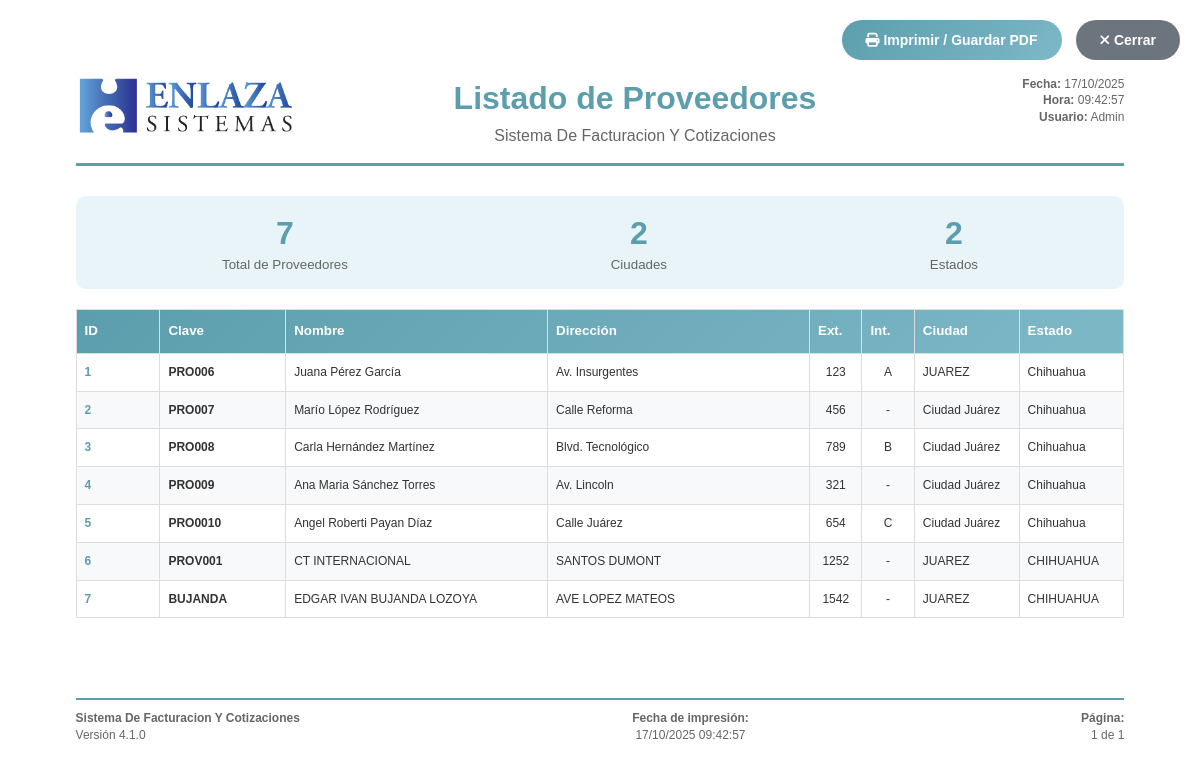
/proveedores/imprimir, run on the app's committed database.
### tables this page shows
CREATE TABLE `proveedores` (
  `proveedoresid` bigint(20) NOT NULL AUTO_INCREMENT,
  `claveproveedor` varchar(45) NOT NULL,
  `nombreproveedor` varchar(245) NOT NULL,
  `direccion` varchar(145) DEFAULT NULL,
  `exterior` varchar(45) DEFAULT NULL,
  `interior` varchar(45) DEFAULT NULL,
  `colonia` varchar(145) DEFAULT NULL,
  `ciudad` varchar(45) DEFAULT NULL,
  `estado` varchar(45) DEFAULT NULL,
  `fecha_creacion` date NOT NULL DEFAULT '1990-01-01',
  `fecha_actualizacion` date NOT NULL DEFAULT '1990-01-01',
  PRIMARY KEY (`proveedoresid`),
  UNIQUE KEY `claveproveedor` (`claveproveedor`),
  KEY `idx_claveproveedor` (`claveproveedor`),
  KEY `idx_nombreproveedor` (`nombreproveedor`),
  KEY `idx_ciudad` (`ciudad`)
);

### controllers/ProveedoresController.php (called while the page is built, shortened)
<?php
class ProveedoresController extends Controller {
    private $proveedorModel;
    public function __construct() {
        $this->proveedorModel = $this->loadModel('Proveedor');
    }
    public function imprimir() {
        $proveedores = $this->proveedorModel->getAll();
        $datos = [
            'titulo' => 'Listado de Proveedores - Impresión',
            'proveedores' => $proveedores
        ];
        $this->loadView('proveedores/imprimir', $datos);
    }
}
?>

### bootstrap.php (called while the page is built, shortened)
<?php
$url = isset($_GET['url']) ? $_GET['url'] : '';
$url = rtrim($url, '/');
$url = filter_var($url, FILTER_SANITIZE_URL);
$url = explode('/', $url);
$controllerName = !empty($url[0]) ? ucfirst($url[0]) . 'Controller' : DEFAULT_CONTROLLER;
$controllerFile = CONTROLLERS_PATH . $controllerName . '.php';
if (file_exists($controllerFile)) {
    $controller = new $controllerName();
} else {
    die("Error 404: Controlador '{$controllerName}' no encontrado");
}
$method = !empty($url[1]) ? $url[1] : DEFAULT_METHOD;
$params = $url ? array_slice($url, 2) : [];
call_user_func_array([$controller, $method], $params);
?>

### config/database.php (called while the page is built, shortened)
<?php
class Database {
    private $host = "localhost";
    private $port = "3309";
    private $database = "sistema_mvc";
    private $username = "root";
    private $password = "Shapes0926";
    private $charset = "utf8mb4";
    private $conexion;
    private function conectar() {
        try {
            $dsn = "mysql:host={$this->host};port={$this->port};dbname={$this->database};charset={$this->charset}";
            $opciones = [
                PDO::ATTR_ERRMODE            => PDO::ERRMODE_EXCEPTION,
                PDO::ATTR_DEFAULT_FETCH_MODE => PDO::FETCH_ASSOC,
                PDO::ATTR_EMULATE_PREPARES   => false,
            ];
            $this->conexion = new PDO($dsn, $this->username, $this->password, $opciones);
        } catch (PDOException $e) {
            die("Error de conexión: " . $e->getMessage());
        }
    }
    public function getConexion() {
        return $this->conexion;
    }
}
?>

### core/Model.php (called while the page is built, shortened)
<?php
class Model {
    protected $db;
    protected $tabla;
    public function __construct() {
        $database = new Database();
        $this->db = $database->getConexion();
    }
    public function getAll() {
        try {
            $sql = "SELECT * FROM {$this->tabla}";
            $stmt = $this->db->prepare($sql);
            $stmt->execute();
            return $stmt->fetchAll();
        } catch (PDOException $e) {
            error_log("Error en getAll(): " . $e->getMessage());
            return [];
        }
    }
}
?>

### models/Proveedor.php (called while the page is built, shortened)
<?php
class Proveedor extends Model {
    public function __construct() {
        $this->tabla = 'proveedores';
    }
}
?>

### views/proveedores/imprimir.php (the view, shortened to what this page needs)
<!DOCTYPE html>
<html lang="es">
<head>
</head>
<body>
    <div class="action-buttons no-print">
        <button onclick="window.print()" class="btn btn-print">
            <i class="fas fa-print"></i> Imprimir / Guardar PDF
        </button>
        <button onclick="window.close()" class="btn btn-close">
            <i class="fas fa-times"></i> Cerrar
        </button>
    </div>
    <div class="document-header">
        <div class="logo-section">
            <img src="<?php echo BASE_URL; ?>public/images/logoenlaza.jpg"
                alt="Logo Empresa"
                class="logo"
                style="width: 220px; height: auto;">
        </div>
        <div class="title-section">
            <div class="document-title">Listado de Proveedores</div>
            <div class="document-subtitle"><?php echo SYSTEM_NAME; ?></div>
        </div>
        <div class="info-section">
            <div><strong>Fecha:</strong> <?php echo date('d/m/Y'); ?></div>
            <div><strong>Hora:</strong> <?php echo date('H:i:s'); ?></div>
            <div><strong>Usuario:</strong> Admin</div>
        </div>
    </div>
    <div class="statistics no-print">
        <div class="stat-item">
            <div class="stat-number"><?php echo count($proveedores); ?></div>
            <div class="stat-label">Total de Proveedores</div>
        </div>
        <div class="stat-item">
            <div class="stat-number">
                <?php
                $ciudades = array_unique(array_column($proveedores, 'ciudad'));
                echo count(array_filter($ciudades));
                ?>
            </div>
            <div class="stat-label">Ciudades</div>
        </div>
        <div class="stat-item">
            <div class="stat-number">
                <?php
                $estados = array_unique(array_column($proveedores, 'estado'));
                echo count(array_filter($estados));
                ?>
            </div>
            <div class="stat-label">Estados</div>
        </div>
    </div>
    <table class="proveedores-table">
        <thead>
            <tr>
                <th style="width: 8%;">ID</th>
                <th style="width: 12%;">Clave</th>
                <th style="width: 25%;">Nombre</th>
                <th style="width: 25%;">Dirección</th>
                <th style="width: 5%;">Ext.</th>
                <th style="width: 5%;">Int.</th>
                <th style="width: 10%;">Ciudad</th>
                <th style="width: 10%;">Estado</th>
            </tr>
        </thead>
        <tbody>
            <?php if (empty($proveedores)): ?>
                <tr>
                    <td colspan="8" style="text-align: center; padding: 30px; color: #999;">
                        No hay proveedores registrados
                    </td>
                </tr>
            <?php else: ?>
                <?php foreach ($proveedores as $proveedor): ?>
                <tr>
                    <td class="proveedor-id"><?php echo $proveedor['proveedoresid']; ?></td>
                    <td class="proveedor-clave"><?php echo htmlspecialchars($proveedor['claveproveedor']); ?></td>
                    <td><?php echo htmlspecialchars($proveedor['nombreproveedor']); ?></td>
                    <td><?php echo htmlspecialchars($proveedor['direccion'] ?: '-'); ?></td>
                    <td style="text-align: center;"><?php echo htmlspecialchars($proveedor['exterior'] ?: '-'); ?></td>
                    <td style="text-align: center;"><?php echo htmlspecialchars($proveedor['interior'] ?: '-'); ?></td>
                    <td><?php echo htmlspecialchars($proveedor['ciudad'] ?: '-'); ?></td>
                    <td><?php echo htmlspecialchars($proveedor['estado'] ?: '-'); ?></td>
                </tr>
                <?php endforeach; ?>
            <?php endif; ?>
        </tbody>
    </table>
    <div class="document-footer">
        <div class="footer-left">
            <strong><?php echo SYSTEM_NAME; ?></strong><br>
            Versión <?php echo SYSTEM_VERSION; ?>
        </div>
        <div class="footer-center">
            <strong>Fecha de impresión:</strong><br>
            <?php echo date('d/m/Y H:i:s'); ?>
        </div>
        <div class="footer-right">
            <strong>Página:</strong><br>
            <span class="page-number"></span>
        </div>
    </div>
    <link rel="stylesheet" href="https://cdnjs.cloudflare.com/ajax/libs/font-awesome/6.4.0/css/all.min.css">
</body>
</html>

### views/proveedores/imprimir.php (style rules this page uses)
* { margin: 0; padding: 0; box-sizing: border-box; }
body { font-family: 'Arial', sans-serif; font-size: 11pt; line-height: 1.4; color: #333; padding: 20mm; }
.document-header { display: flex; justify-content: space-between; align-items: flex-start; margin-bottom: 30px; padding-bottom: 15px; border-bottom: 3px solid #5c9ead; }
.logo-section { flex: 0 0 150px; }
.logo { width: 120px; height: auto; }
.title-section { flex: 1; text-align: center; }
.document-title { font-size: 24pt; font-weight: bold; color: #5c9ead; margin-bottom: 5px; }
.document-subtitle { font-size: 12pt; color: #666; }
.info-section { flex: 0 0 150px; text-align: right; font-size: 9pt; color: #666; }
.proveedores-table { width: 100%; border-collapse: collapse; margin-bottom: 30px; }
.proveedores-table thead { background: linear-gradient(135deg, #5c9ead, #7db8c7); color: white; }
.proveedores-table th { padding: 12px 8px; text-align: left; font-weight: bold; font-size: 10pt; border: 1px solid #ddd; }
.proveedores-table td { padding: 10px 8px; border: 1px solid #ddd; font-size: 9pt; }
.proveedores-table tbody tr:nth-child(even) { background-color: #f8f9fa; }
.proveedor-id { font-weight: bold; color: #5c9ead; }
.proveedor-clave { font-weight: bold; color: #333; }
.document-footer { position: fixed; bottom: 15mm; left: 20mm; right: 20mm; padding-top: 10px; border-top: 2px solid #5c9ead; font-size: 9pt; color: #666; display: flex; justify-content: space-between; align-items: center; }
.footer-left { text-align: left; }
.footer-center { text-align: center; }
.footer-right { text-align: right; }
.action-buttons { position: fixed; top: 20px; right: 20px; z-index: 1000; }
.btn { padding: 12px 24px; margin-left: 10px; border: none; border-radius: 25px; font-size: 14px; font-weight: 600; cursor: pointer; transition: all 0.3s; text-decoration: none; display: inline-block; }
.btn-print { background: linear-gradient(135deg, #5c9ead, #7db8c7); color: white; }
.btn-close { background: #6c757d; color: white; }
.statistics { margin-bottom: 20px; padding: 15px; background: #e8f4f8; border-radius: 10px; display: flex; justify-content: space-around; }
.stat-item { text-align: center; }
.stat-number { font-size: 24pt; font-weight: bold; color: #5c9ead; }
.stat-label { font-size: 10pt; color: #666; }

### data on the page
proveedores: proveedoresid "1", claveproveedor "PRO006", nombreproveedor "Juana Pérez García", direccion "Av. Insurgentes", exterior "123", interior "A", ciudad "JUAREZ", estado "Chihuahua"
proveedores: proveedoresid "2", claveproveedor "PRO007", nombreproveedor "Marío López Rodríguez", direccion "Calle Reforma", exterior "456", interior "-", ciudad "Ciudad Juárez", estado "Chihuahua"
proveedores: proveedoresid "3", claveproveedor "PRO008", nombreproveedor "Carla Hernández Martínez", direccion "Blvd. Tecnológico", exterior "789", interior "B", ciudad "Ciudad Juárez", estado "Chihuahua"
proveedores: proveedoresid "4", claveproveedor "PRO009", nombreproveedor "Ana Maria Sánchez Torres", direccion "Av. Lincoln", exterior "321", interior "-", ciudad "Ciudad Juárez", estado "Chihuahua"
proveedores: proveedoresid "5", claveproveedor "PRO0010", nombreproveedor "Angel Roberti Payan Díaz", direccion "Calle Juárez", exterior "654", interior "C", ciudad "Ciudad Juárez", estado "Chihuahua"
proveedores: proveedoresid "6", claveproveedor "PROV001", nombreproveedor "CT INTERNACIONAL", direccion "SANTOS DUMONT", exterior "1252", interior "-", ciudad "JUAREZ", estado "CHIHUAHUA"
proveedores: proveedoresid "7", claveproveedor "BUJANDA", nombreproveedor "EDGAR IVAN BUJANDA LOZOYA", direccion "AVE LOPEZ MATEOS", exterior "1542", interior "-", ciudad "JUAREZ", estado "CHIHUAHUA"

### other printed values
SYSTEM_NAME "Sistema De Facturacion Y Cotizaciones"
count($proveedores) "7"
count(array_filter($ciudades)) "2"
count(array_filter($estados)) "2"
SYSTEM_VERSION "4.1.0"
